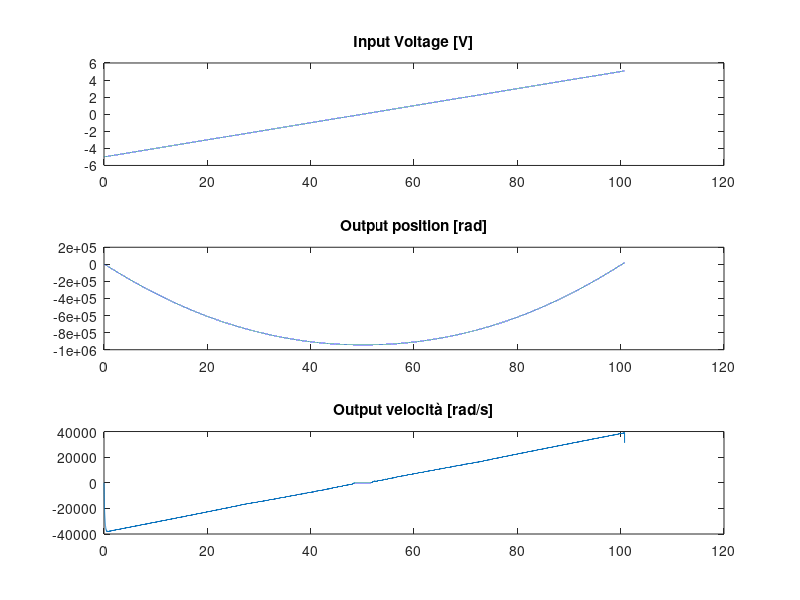
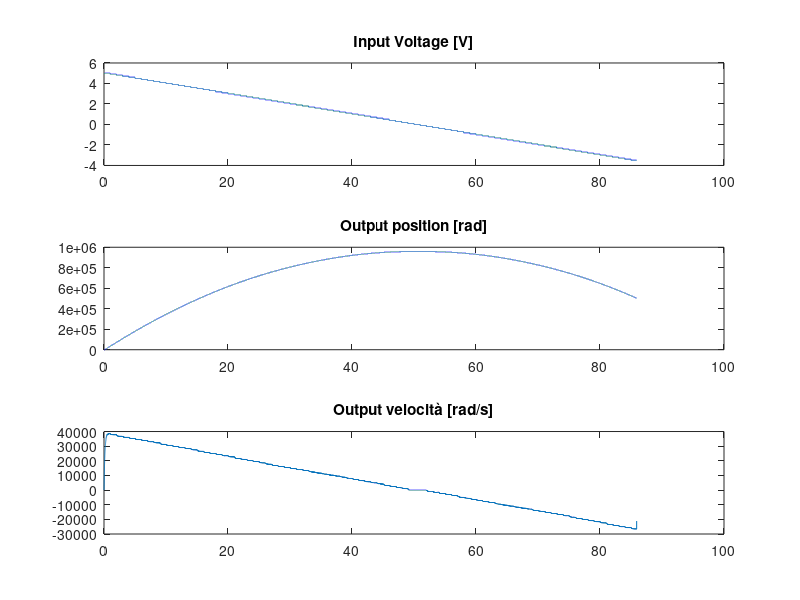
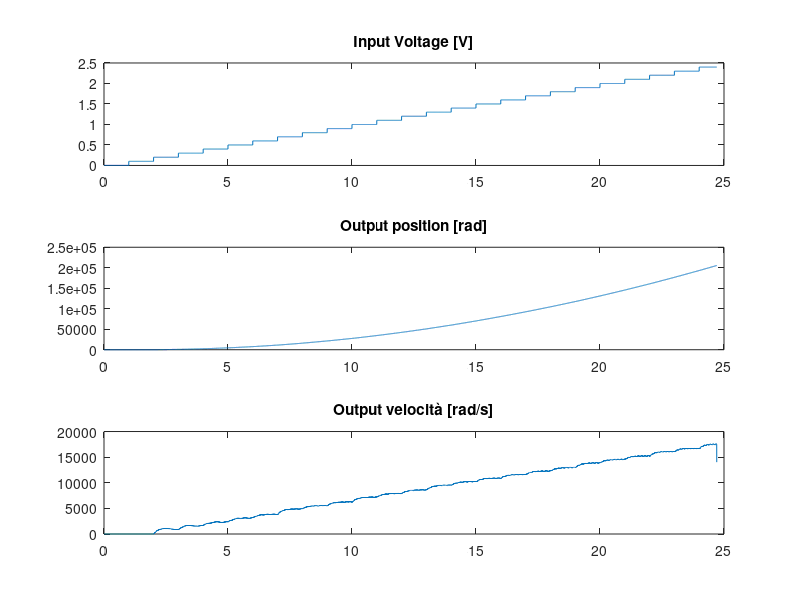
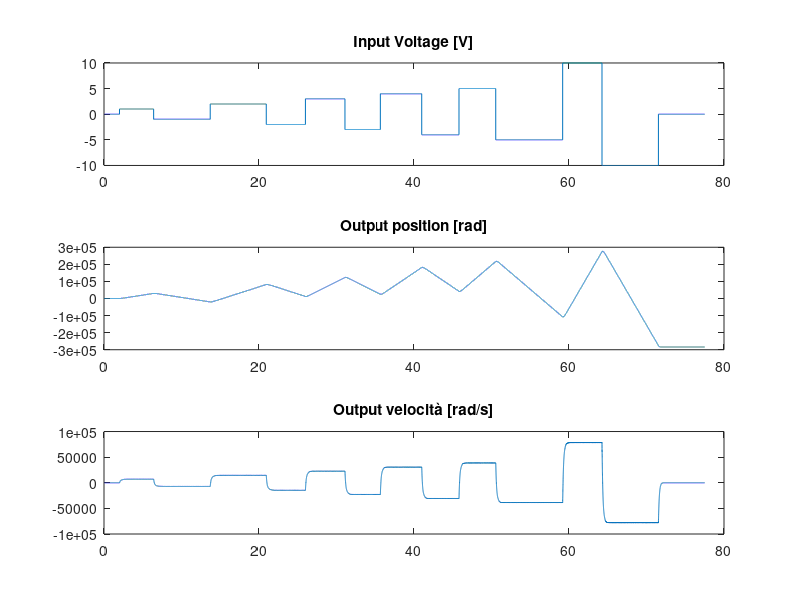

Here is the MATLAB script that generated these plots, in order:
%% Import data for plot

clear all
ramp1 = importdata("ramp1.mat");
ramp2 = importdata("ramp2.mat");
ramp3 = importdata("ramp3.mat");
scalini = importdata("scalini.mat");
senil = importdata("seni_largeamplitude_nooffset.mat");
senin = importdata("seni_nooffset.mat");
senio = importdata("seni_offset2.mat");
seni1 = importdata("sine1.mat");
seni2 = importdata("sine2.mat");
seni3 = importdata("sine3.mat");
seni4 = importdata("sine4.mat");
seni5 = importdata("sine5.mat");
seni6 = importdata("sine6.mat");
square = importdata("square.mat");

alltogheter = {ramp1; ramp2; ramp3; scalini; senil; senin; senio; seni1; seni2; seni3; seni4; seni5; seni6; square};
%% Plots
l = size(alltogheter);
for i = 1:1:l(1)
    figure
    subplot(3,1,1)
    plot(alltogheter{i}(1,:), alltogheter{i}(2, : ))
    title("Input Voltage [V]")
    subplot(3,1,2)
    plot(alltogheter{i}(1,:), alltogheter{i}(3, : ))
    title("Output position [rad]")
    subplot(3,1,3)
    plot(alltogheter{i}(1,:), alltogheter{i}(4, : ))
    title("Output velocità [rad/s]")
end